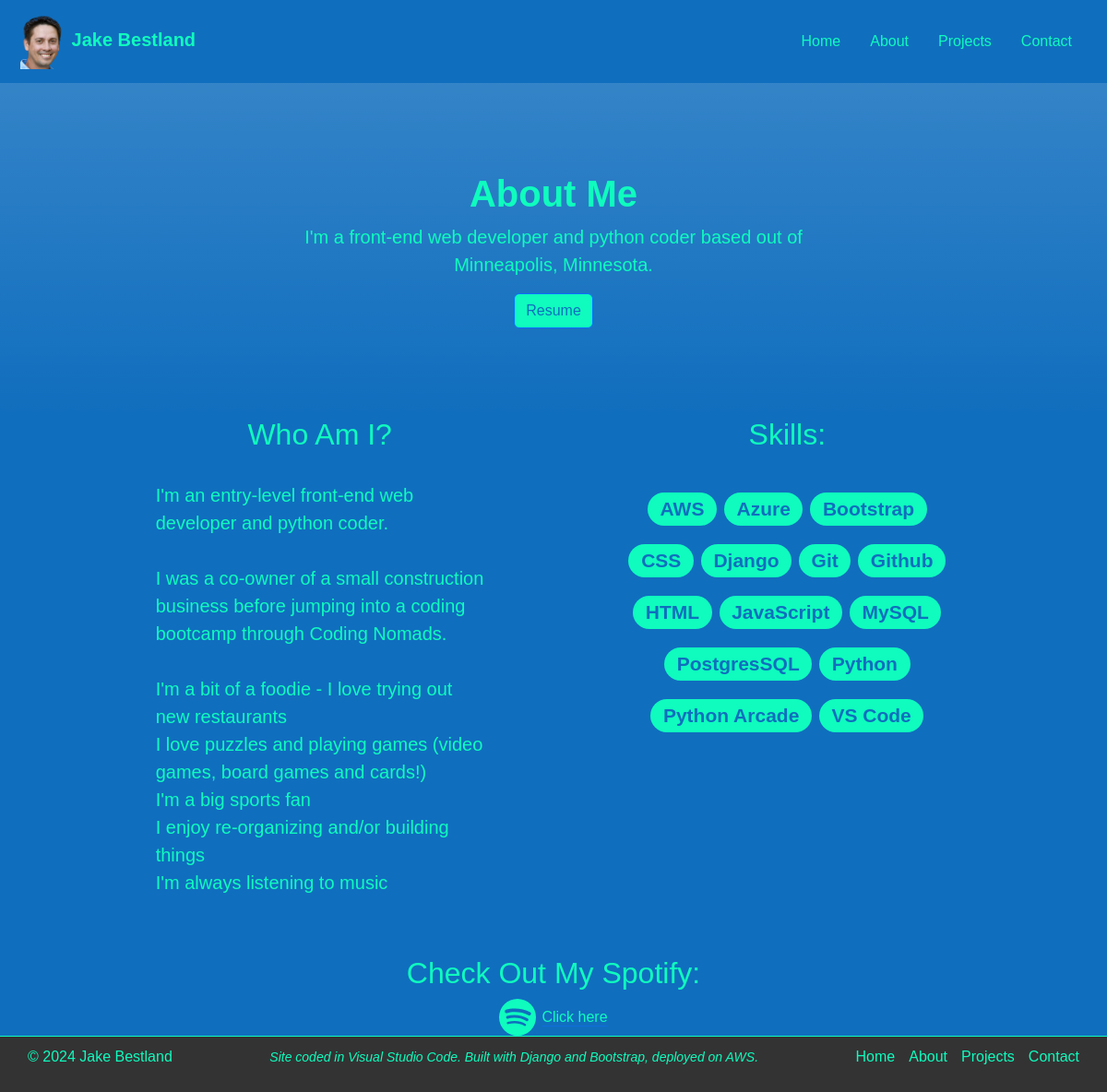
Page /about/ on the earlier database version.
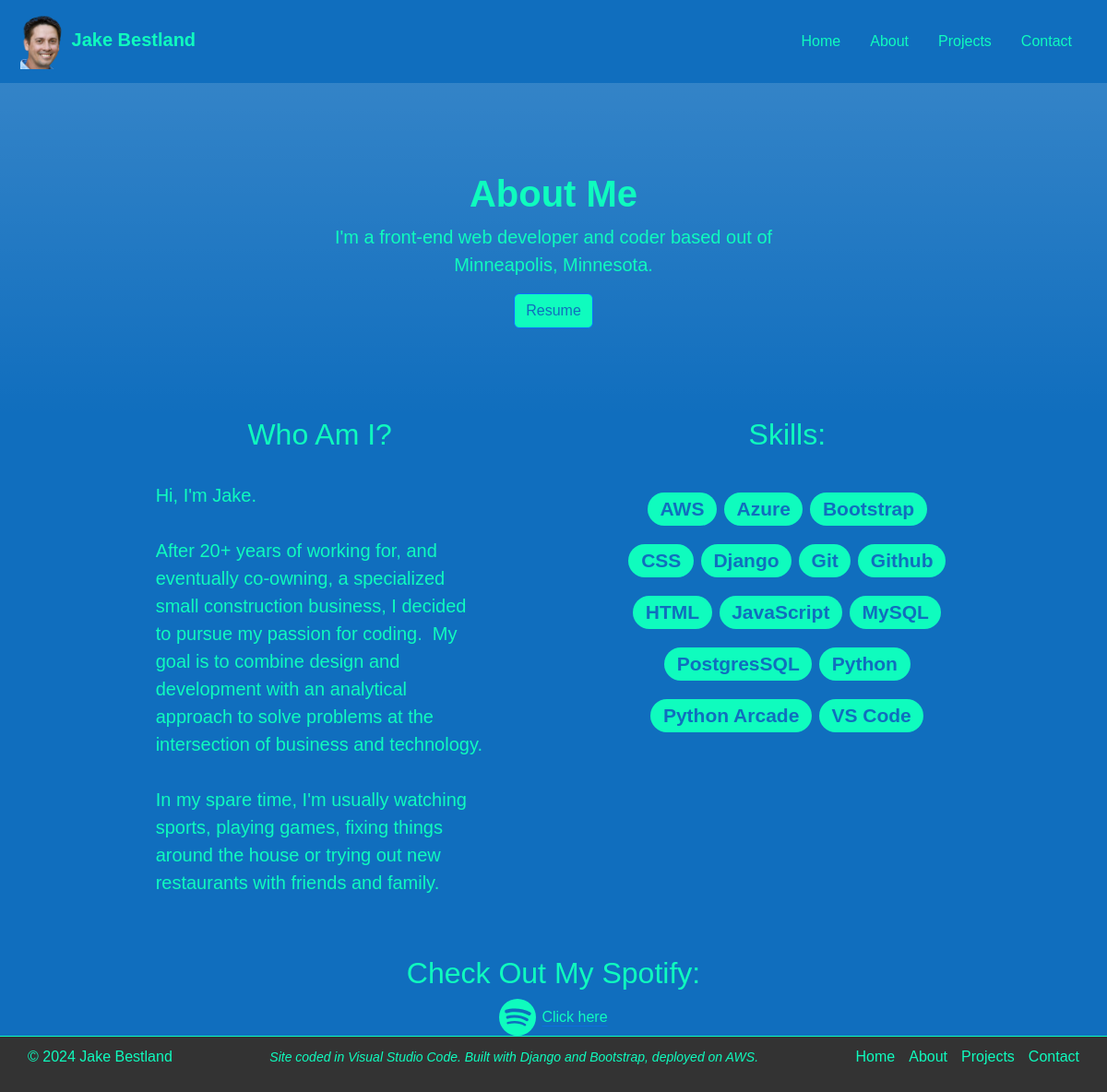
Same page on the later database version.
### projects/models.py (models this page shows)
class AboutMe(models.Model):
    tag_line_text = models.CharField(max_length=200)
    main_text = models.TextField()

### projects/views.py (the view)
# urls.py: path('about/', views.about, name='about'),
def about(request):
    skills = Skill.objects.all()
    text = AboutMe.objects.get(id=1)
    context = {
        'skills': skills,
        'text': text
    }
    return render(request, 'projects/about.html', context=context)

### projects/templates/projects/about.html (shortened to what this page needs)
{% extends "base.html" %}
{% load static %}
{% block content %}
<div class="px-4 py-5 text-center bg-gradient">
    <div class="row py-lg-5">
        <div class="col-lg-6 col-md-8 mx-auto">
            <h1 class="fw-normal"><strong>About Me</strong></h1>
            <p class="lead">{{ text.tag_line_text }}</p>
            <a href="{% url 'projects:view_pdf' %}" class="btn btn-primary" style="background-color: #0FFCBE; color: #106EBE;" target="_blank">Resume</a>
        </div>
    </div>
</div>
<div class="container text-center">
    <div class="row justify-content-evenly">
        <div class="col-4">
            <h2 class="fw-light"><strong>Who Am I?</strong></h2><br>
            <p class="lead text-start fs-5" style="white-space: pre-wrap">{{ text.main_text }}</p>
        </div>
        <div class="col-4">
            <h2 class="fw-light"><strong>Skills:</strong></h2><br>
            <p class="fs-3 lh-lg">
                {% for skill in skills %}
                <span class="badge rounded-pill" style="background-color: #0FFCBE; color: #106EBE;">{{ skill.name }}</span>
                {% endfor %}
            </p>
        </div>
    </div>
</div>
<br>
<br>
<div class="container text-center">
    <h2 class="fw-light"><strong>Check Out My Spotify:</strong></h2>
    <div class="d-grid gap-3 d-sm-flex justify-content-center">
        <a class="icon-link icon-link-hover" style="--bs-icon-link-transform: translate3d(0, -.125rem, 0);" href="{% url 'profile' %}">
              Click here
        </a>
    </div>
</div>
{% endblock %}

Differences in the rows shown:
changed AboutMe: tag_line_text "I'm a front-end web developer and python coder based out of Minneapolis, Minnesota." → "I'm a front-end web developer and coder based out of Minneapolis, Minnesota."; main_text "I'm an entry-level front-end web developer and python coder. I was a co-owner of a small construction business before jumping into a coding bootcamp through Coding Nomads. I'm a bit of a foodie - I love trying out new restaurants I love puzzles and playing games (video games, board games and cards!) I'm a big sports fan I enjoy re-organizing and/or building things I'm always listening to music" → "Hi, I'm Jake. After 20+ years of working for, and eventually co-owning, a specialized small construction business, I decided to pursue my passion for coding. My goal is to combine design and development with an analytical approach to solve problems at the intersection of business and technology. In my spare time, I'm usually watching sports, playing games, fixing things around the house or trying out new restaurants with friends and family."
